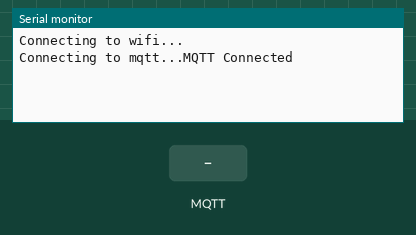
This sketch was run on a simulated ESP32. On the bench: the last lines printed to the serial monitor. Inputs (shaded band) come from the test bench. WiFi joins after 1.5 s; servers stay silent unless stated; no MQTT or app messages arrive unless stated.

Above: at 1.2 s.
1.3 s: MQTT message "service" arrives on the first subscribed topic
At 2.3 s:
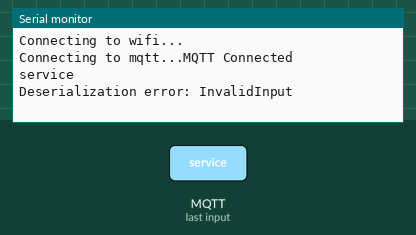
2.8 s: MQTT message "1" arrives on the first subscribed topic
At 3.4 s:
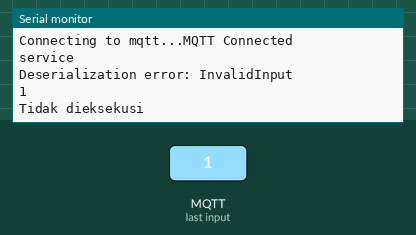
4.3 s: MQTT message "on" arrives on the first subscribed topic
At 5.5 s:
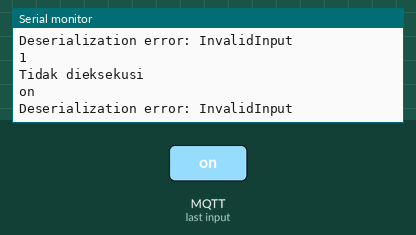
5.8 s: MQTT message "off" arrives on the first subscribed topic
At 6.9 s:
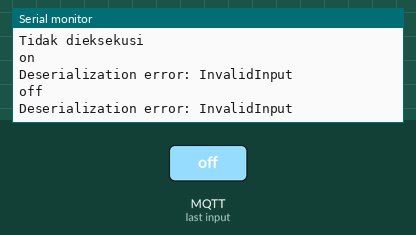

Measured:
- after the input at 1.3 s, the serial monitor: prints a new line at once (image 1)
- after the input at 2.8 s, the serial monitor: prints a new line at once (image 2)
- after the input at 4.3 s, the serial monitor: prints a new line at once (image 3)
- after the input at 5.8 s, the serial monitor: prints a new line at once (image 4)

The sketch:

Service_device.ino
```cpp
#include <Arduino.h>
#include <WiFi.h>
#include <PubSubClient.h>
#include <ArduinoJson.h>

String wifiSSID = "";
String wifiPassword = "";
String mqttBroker = "test.mosquitto.org";
int s_id;
int s_val;
int id = 4;
WiFiClient client;
PubSubClient mqtt(client);

void connectWiFi();
void connect_mqtt();
void mqttReceiveMessage(char* topic, byte *msg, unsigned int msgLength);

void setup()
{
  Serial.begin(115200);
  connectWiFi();
  mqtt.setServer(mqttBroker.c_str(), 1883);
  mqtt.setCallback(mqttReceiveMessage);
}

void loop() {
  if(!mqtt.connected()){
    connect_mqtt();
    Serial.println("MQTT Connected");
    // mqtt.publish("service", " ");
  }
  mqtt.loop();
}


void mqttReceiveMessage(char* topic, byte*msg, unsigned int msgLength){
  if(String(topic) == "service"){
    String pesan;
    for (int i = 0; i < msgLength; i++){
      pesan += (char)msg[i];
    }
    Serial.println(pesan);
    DynamicJsonDocument jsonDocument(200);
    DeserializationError error = deserializeJson(jsonDocument, pesan);
    if (error) {
    Serial.print("Deserialization error: ");
    Serial.println(error.c_str());
    return;
  }

  s_id = jsonDocument["service_id"].as<int>();
  s_val = jsonDocument["service_val"].as<int>();
  // Serial.println(s_id);
  // Serial.println(s_val);
  if (id == s_id){
    Serial.println("Trigger diterima oleh service 1");
  }
  else{
    Serial.println("Tidak dieksekusi");
  }

   }
}
void connect_mqtt(){
  while (!mqtt.connected()){
    Serial.print("Connecting to mqtt...");
    String clientId = "Service 1";
    if(mqtt.connect(clientId.c_str()) ){
      mqtt.subscribe("service");
    }
  }
}

void connectWiFi()
{
  Serial.println("Connecting to wifi...");
  WiFi.begin(wifiSSID.c_str(), wifiPassword.c_str());
}
```
